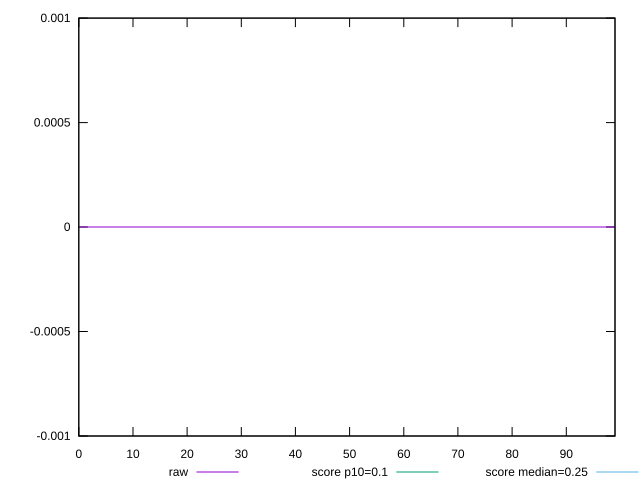

Write the gnuplot code that produced this figure.
reset

$raw <<EOF
0 0
1 0
2 0
3 0
4 0
5 0
6 0
7 0
8 0
9 0
10 0
11 0
12 0
13 0
14 0
15 0
16 0
17 0
18 0
19 0
20 0
21 0
22 0
23 0
24 0
25 0
26 0
27 0
28 0
29 0
30 0
31 0
32 0
33 0
34 0
35 0
36 0
37 0
38 0
39 0
40 0
41 0
42 0
43 0
44 0
45 0
46 0
47 0
48 0
49 0
50 0
51 0
52 0
53 0
54 0
55 0
56 0
57 0
58 0
59 0
60 0
61 0
62 0
63 0
64 0
65 0
66 0
67 0
68 0
69 0
70 0
71 0
72 0
73 0
74 0
75 0
76 0
77 0
78 0
79 0
80 0
81 0
82 0
83 0
84 0
85 0
86 0
87 0
88 0
89 0
90 0
91 0
92 0
93 0
94 0
95 0
96 0
97 0
98 0
99 0
EOF

set key outside below
set xrange [0:99]
set yrange [-0.001:0.001]
set terminal svg size 640, 490 enhanced background rgb 'white'
set output "report_00007_2020-12-11T15:55:29.892Z/cumulative-layout-shift/samples/pages+cached+noexternal+nofonts+nosvg+noimg+nocss+nojs/raw/sorted.svg"

plot $raw title "raw" with line, \
     0.1 title "score p10=0.1", \
     0.25 title "score median=0.25"

reset
